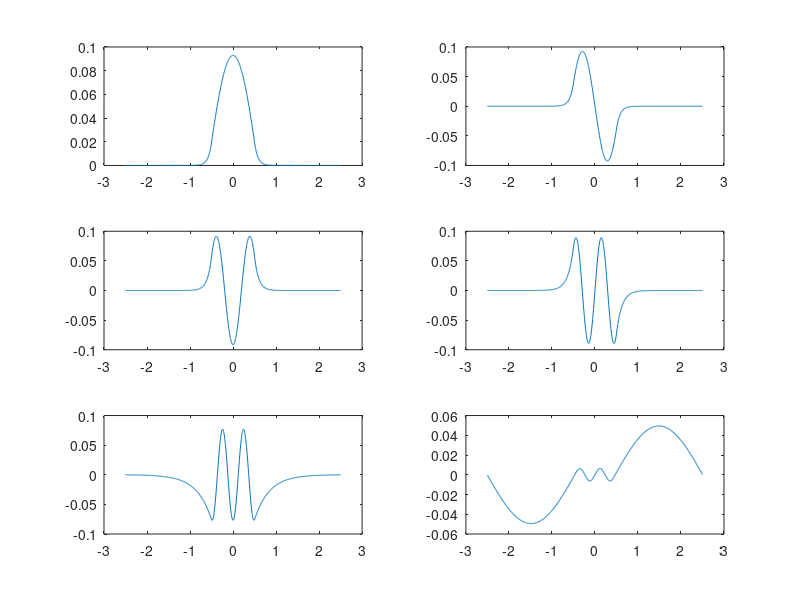

Source code (MATLAB):
clear


% Paramètres physiques
a = 10.e-09;
m_e = 9.1091e-31;
m_eff = 0.067 * m_e;
q_e = 1.602176565e-19;
h_bar = 6.626e-34 / 2 / pi;
E_0 = h_bar^2 * pi^2 / (2 * m_eff * a^2) / q_e * 1.e03;
V_0 = 1000;
v_0 = V_0 / E_0;

% Paramètres de la simulation
l = 5;
N = 1000;
dx = l / N;
x = - l / 2 + dx * (0:N);

n_modes = 7;

% Construction de l'opérateur A tel que A[psi] = E.psi
v = v_0 * diag((abs(x) > 0.5));
B = - 2 * diag(ones(N+1, 1)) + diag(ones(N, 1), 1) + diag(ones(N, 1), -1);
A = - B / (pi * dx)^2 + v;

% Résolution du schéma numérique
[Psi, E] = eigs(A, n_modes, 'sm');
E = E_0 * diag(E)


% Figures
figure;
subplot(321) ; plot(x, Psi(:, 7));
subplot(322) ; plot(x, Psi(:, 6));
subplot(323) ; plot(x, Psi(:, 5));
subplot(324) ; plot(x, Psi(:, 4));
subplot(325) ; plot(x, Psi(:, 3));
subplot(326) ; plot(x, Psi(:, 2));
